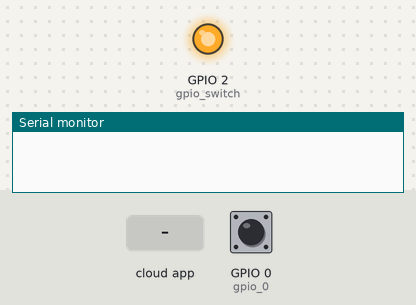
The sketch below on a simulated ESP32. On the bench: output pins drawn as LEDs (lit = HIGH), the last lines printed to the serial monitor. Dashed ring = blinking. The test bench sets the inputs (shaded band); at power-on: GPIO 0 (gpio_0) HIGH. WiFi joins after 1.5 s; servers stay silent unless stated.

Above: at 1.2 s.
1.3 s: the phone or cloud app sets Switch to 0
At 2.5 s:
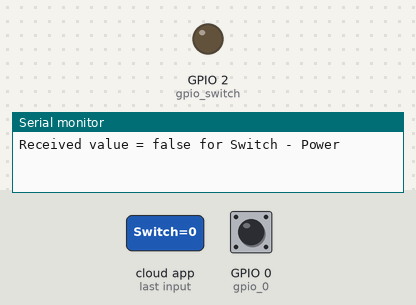
2.8 s: the phone or cloud app sets Switch to 1
At 3.7 s:
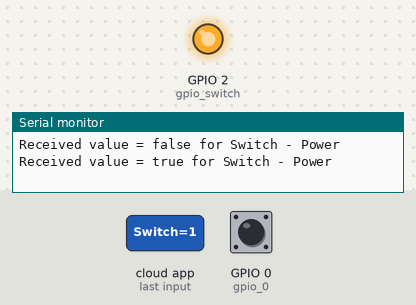
4.3 s: GPIO 0 (gpio_0) pulsed LOW 5 times (0.12 s each, 0.3 s apart)
At 4.9 s:
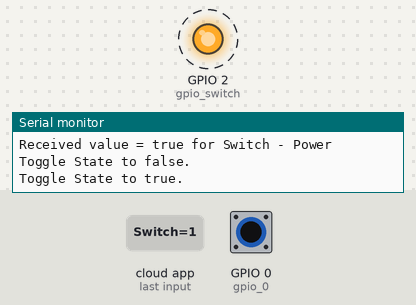
Timing chart, 0 to 7.3 s (numbered marks = the images above; inputs shaded):
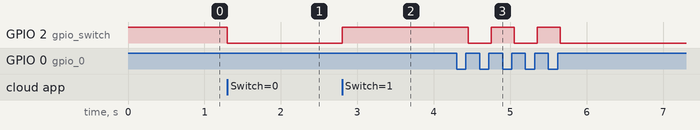

Measured:
- after the input at 1.3 s, GPIO 2 (gpio_switch): HIGH → LOW at once
- after the input at 2.8 s, GPIO 2 (gpio_switch): LOW → HIGH at once
- after the input at 4.3 s, GPIO 2 (gpio_switch): alternates HIGH for 0.30 s and LOW for 0.30 s, 5 changes in all, then stays LOW, starting after 0.15 s

The sketch:

sketch_nov18a.ino
```cpp
#include "RMaker.h"
#include "WiFi.h"
#include "WiFiProv.h"

#define DEFAULT_POWER_MODE true
const char *service_name = "RainMaker_BLE";
const char *pop = "12345678";
//GPIO for virtual device
static int gpio_0 = 0;
static int gpio_switch = 2;

/* Variable for reading pin status*/
bool switch_state = true;

//The framework provides some standard device types like switch, lightbulb, fan, temperaturesensor.
static Switch my_switch;

void sysProvEvent(arduino_event_t *sys_event)
{
    switch (sys_event->event_id) {
        case ARDUINO_EVENT_PROV_START:
#if CONFIG_IDF_TARGET_ESP32S2
        Serial.printf("\nProvisioning Started with name \"%s\" and PoP \"%s\" on SoftAP\n", service_name, pop);
        printQR(service_name, pop, "softap");
#else
        Serial.printf("\nProvisioning Started with name \"%s\" and PoP \"%s\" on BLE\n", service_name, pop);
        printQR(service_name, pop, "ble");
#endif
        break;
        default:;
    }
}

void write_callback(Device *device, Param *param, const param_val_t val, void *priv_data, write_ctx_t *ctx)
{
    const char *device_name = device->getDeviceName();
    const char *param_name = param->getParamName();

    if(strcmp(param_name, "Power") == 0) {
        Serial.printf("Received value = %s for %s - %s\n", val.val.b? "true" : "false", device_name, param_name);
        switch_state = val.val.b;
        (switch_state == false) ? digitalWrite(gpio_switch, LOW) : digitalWrite(gpio_switch, HIGH);
        param->updateAndReport(val);
    }
}

void setup()
{
    Serial.begin(115200);
    pinMode(gpio_0, INPUT);
    pinMode(gpio_switch, OUTPUT);
    digitalWrite(gpio_switch, DEFAULT_POWER_MODE);

    Node my_node;
    my_node = RMaker.initNode("ESP RainMaker Node");

    //Initialize switch device
    my_switch = Switch("Switch", &gpio_switch);

    //Standard switch device
    my_switch.addCb(write_callback);

    //Add switch device to the node
    my_node.addDevice(my_switch);

    //This is optional
    RMaker.enableOTA(OTA_USING_PARAMS);
    //If you want to enable scheduling, set time zone for your region using setTimeZone().
    //The list of available values are provided here https://rainmaker.espressif.com/docs/time-service.html
    // RMaker.setTimeZone("Asia/Shanghai");
    // Alternatively, enable the Timezone service and let the phone apps set the appropriate timezone
    RMaker.enableTZService();

    RMaker.enableSchedule();

    RMaker.start();

    WiFi.onEvent(sysProvEvent);
#if CONFIG_IDF_TARGET_ESP32S2
    WiFiProv.beginProvision(WIFI_PROV_SCHEME_SOFTAP, WIFI_PROV_SCHEME_HANDLER_NONE, WIFI_PROV_SECURITY_1, pop, service_name);
#else
    WiFiProv.beginProvision(WIFI_PROV_SCHEME_BLE, WIFI_PROV_SCHEME_HANDLER_FREE_BTDM, WIFI_PROV_SECURITY_1, pop, service_name);
#endif
}

void loop()
 {

  if (digitalRead(gpio_0) == LOW) {  //Push button pressed

    // Key debounce handling
    delay(100);
    int startTime = millis();
    while (digitalRead(gpio_0) == LOW) delay(50);
    int endTime = millis();

    if ((endTime - startTime) > 10000) {
      // If key pressed for more than 10secs, reset all
      Serial.printf("Reset to factory.\n");
      RMakerFactoryReset(2);
    } else if ((endTime - startTime) > 3000) {
      Serial.printf("Reset Wi-Fi.\n");
      // If key pressed for more than 3secs, but less than 10, reset Wi-Fi
      RMakerWiFiReset(2);
    } else {
      // Toggle device state
      switch_state = !switch_state;
          Serial.printf("Toggle State to %s.\n", switch_state ? "true" : "false");
          my_switch.updateAndReportParam(ESP_RMAKER_DEF_POWER_NAME, switch_state);
          (switch_state == false) ? digitalWrite(gpio_switch, LOW) : digitalWrite(gpio_switch, HIGH);
    }
  }
  delay(100);
}
```
